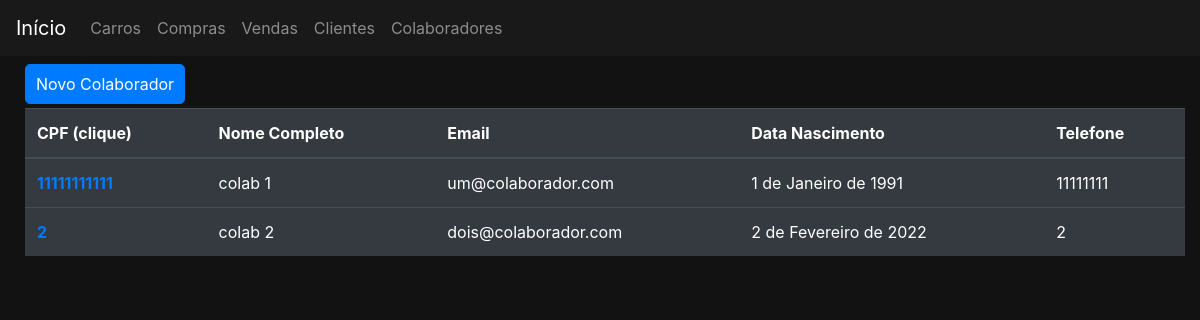
The page /colaboradores/ on the database its author committed.
### colaboradores/models.py (models this page shows)
class Colaborador(Pessoa):
    class Meta:
        verbose_name_plural = 'Colaboradores'
        permissions = (
            ('permissao_gerente', 'permissao gerente'),
            ('permissao_supervisor', 'permissao supervisor'),
            ('permissao_vendedor', 'permissao vendedor'),
            ('permissao_funcionario', 'permissao todos funcionarios'),
        )
    situacaoVinculoChoices = (
        ('A','Ativo'),
        ('I','Inativo'),
    )
    cargoAtualChoices = (
        ('V','vendedor'),
        ('S','supervisor'),
        ('G','gerente'),
    )
    funcaoAtualChoices = (
        ('N','Normal'),
        ('C','Comissionada'),
    )
    tipoVinculoChoices = (
        ('E','Experiencia'),
        ('C','Contratado'),
    )
    ctps = models.IntegerField()
    pis = models.IntegerField()
    nomePai = models.CharField(max_length=50, verbose_name='Pai')
    nomeMae = models.CharField(max_length=50, verbose_name='Mae')
    tipoVinculo = models.CharField(max_length=1, choices=tipoVinculoChoices, verbose_name='Tipo vinculo')
    cargoAtual = models.CharField(max_length=1, choices=cargoAtualChoices, verbose_name='Cargo atual')
    funcaoAtual = models.CharField(max_length=1, choices=funcaoAtualChoices, verbose_name='Funcao atual')
    salarioAtual = models.DecimalField(max_digits=15, decimal_places=2, verbose_name='Salario atual')
    dataAdmissao = models.DateField( verbose_name='Admissao')
    dataDesligamento = models.DateField(null=True, verbose_name='Desligamento')
    situacaoVinculo = models.CharField(max_length=1, choices=situacaoVinculoChoices, verbose_name='Situacao  vinculo')

### colaboradores/views.py (the view)
# urls.py: path('', views.ColaboradoresListar.as_view(), name='listar'),
class ColaboradoresListar(ListView,LoginRequiredMixin):
    model = Colaborador
    fields = '__all__'
    template_name = 'colaboradores/colaboradores.html'
    permission_required = 'clientes.permissao_supervisor'
    paginate_by = 8

### colaboradores/templates/colaboradores/colaboradores.html (shortened to what this page needs)
{% extends 'base.html' %}
{% block pagination %}
    <div class="container">
        <div class="row">
            <div class="col-md-4">
                <a href=" {% url 'colaboradores:criar' %}" class="btn btn-primary botao">Novo Colaborador</a>
            </div>
            <div class="col-md-6">{{ block.super }}</div>
        </div>
    </div>
{% endblock %}
{% block 'body' %}
    <div class="container" >
        <div class="row">
            <div class="col-md">
                <table class="table table-dark">
                    <thead>
                        <tr>
                            <th scope="col">CPF (clique) </th>
                            <th scope="col">Nome Completo</th>
                            <th scope="col">Email</th>
                            <th scope="col">Data Nascimento</th>
                            <th scope="col">Telefone</th>
                        </tr>
                    </thead>
                    <tbody>
                        {% for colaborador in colaborador_list %}
                            <tr>
                                <th><a class="corPadrao" href="{% url 'colaboradores:detalhe' colaborador.pk %}">{{colaborador.cpf}}</a></th>
                                <td>{{colaborador.nomeCompleto}}</td>
                                <td>{{colaborador.email}}</td>
                                <td>{{colaborador.dataNascimento}}</td>
                                <td>{{colaborador.telefone}}</td>
                            </tr>
                        {% endfor %}
                    </tbody>
                </table>
            </div>
        </div>
    </div>
{% endblock %}

### templates/static/css/css.css (style rules this page uses)
.fundo { background-color: #121212; color: white; }
.container { max-width: 1300px; }
body { margin-top: 30px; padding-top: 30px; margin-left: 10px; }
a { color:white; }
.botao { display: inline-block; padding: 7px 10px; border-radius: 5px; margin-bottom: 4px; margin-right: 4px; margin-top: 4px; }
.corPadrao { color: #007bff; }

### rows shown on the page
Colaborador: cpf "11111111111", nomeCompleto "colab 1", email "um@colaborador.com", dataNascimento "1 de Janeiro de 1991", telefone "11111111"
Colaborador: cpf "2", nomeCompleto "colab 2", email "dois@colaborador.com", dataNascimento "2 de Fevereiro de 2022", telefone "2"
